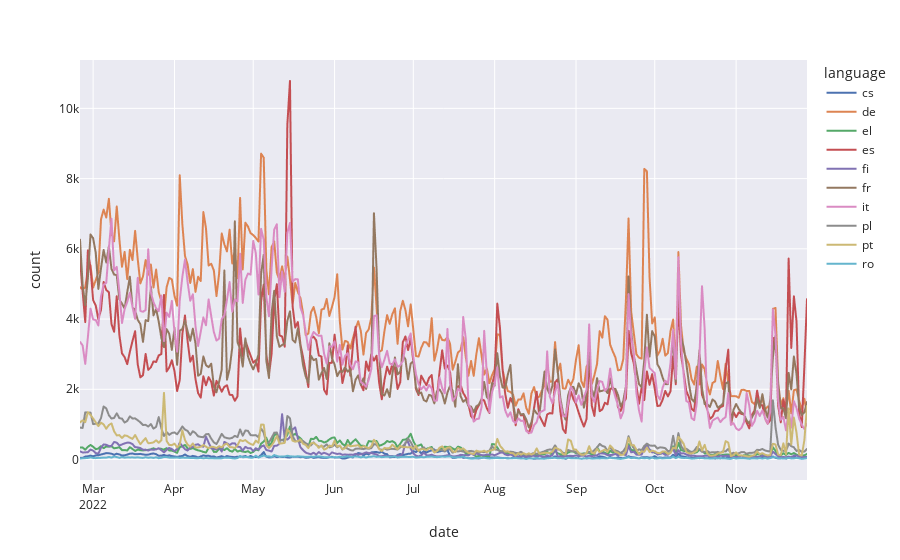

Source (notebook cell):
### Code cell
warnings.filterwarnings('ignore')
df_dailycounts.rename(columns={"tweetcreatedts":"date"}, inplace=True)
fig = go.Figure()
fig = px.line(df_dailycounts, x='date', y=df_dailycounts[["cs", "de", "el", "es", "fi", "fr", "it", "pl", "pt", "ro"]].columns,
              #hover_data={"tweetcreatedts": "|%B %d, %Y"},
              template='seaborn',)
              
fig.update_xaxes(
    dtick="M1",
    tickformat="%b\n%Y")

fig.update_layout(
    yaxis_title="count",
    legend_title="language",
)
              
fig.show()
fig.write_html("./Plots/daily_tweets_per_language.html") # add button to normalize

### Figure 1 — Plotly figure (JSON) as saved in the notebook; plotly's stock layout.template omitted (floating-point values rounded to 4 significant figures; data arrays with more than 128 entries replaced by an {"elided": "..."} marker saying what was removed)
{"data": [{"hovertemplate": "variable=cs<br>date=%{x}<br>value=%{y}<extra></extra>", "legendgroup": "cs", "line": {"color": "rgb(76,114,176)", "dash": "solid"}, "marker": {"symbol": "circle"}, "mode": "lines", "name": "cs", "showlegend": true, "type": "scattergl", "x": {"elided": "277 str values"}, "xaxis": "x", "y": {"elided": "277 int values"}, "yaxis": "y"}, {"hovertemplate": "variable=de<br>date=%{x}<br>value=%{y}<extra></extra>", "legendgroup": "de", "line": {"color": "rgb(221,132,82)", "dash": "solid"}, "marker": {"symbol": "circle"}, "mode": "lines", "name": "de", "showlegend": true, "type": "scattergl", "x": {"elided": "277 str values"}, "xaxis": "x", "y": {"elided": "277 int values"}, "yaxis": "y"}, {"hovertemplate": "variable=el<br>date=%{x}<br>value=%{y}<extra></extra>", "legendgroup": "el", "line": {"color": "rgb(85,168,104)", "dash": "solid"}, "marker": {"symbol": "circle"}, "mode": "lines", "name": "el", "showlegend": true, "type": "scattergl", "x": {"elided": "277 str values"}, "xaxis": "x", "y": {"elided": "277 int values"}, "yaxis": "y"}, {"hovertemplate": "variable=es<br>date=%{x}<br>value=%{y}<extra></extra>", "legendgroup": "es", "line": {"color": "rgb(196,78,82)", "dash": "solid"}, "marker": {"symbol": "circle"}, "mode": "lines", "name": "es", "showlegend": true, "type": "scattergl", "x": {"elided": "277 str values"}, "xaxis": "x", "y": {"elided": "277 int values"}, "yaxis": "y"}, {"hovertemplate": "variable=fi<br>date=%{x}<br>value=%{y}<extra></extra>", "legendgroup": "fi", "line": {"color": "rgb(129,114,179)", "dash": "solid"}, "marker": {"symbol": "circle"}, "mode": "lines", "name": "fi", "showlegend": true, "type": "scattergl", "x": {"elided": "277 str values"}, "xaxis": "x", "y": {"elided": "277 int values"}, "yaxis": "y"}, {"hovertemplate": "variable=fr<br>date=%{x}<br>value=%{y}<extra></extra>", "legendgroup": "fr", "line": {"color": "rgb(147,120,96)", "dash": "solid"}, "marker": {"symbol": "circle"}, "mode": "lines", "name": "fr", "showlegend": true, "type": "scattergl", "x": {"elided": "277 str values"}, "xaxis": "x", "y": {"elided": "277 int values"}, "yaxis": "y"}, {"hovertemplate": "variable=it<br>date=%{x}<br>value=%{y}<extra></extra>", "legendgroup": "it", "line": {"color": "rgb(218,139,195)", "dash": "solid"}, "marker": {"symbol": "circle"}, "mode": "lines", "name": "it", "showlegend": true, "type": "scattergl", "x": {"elided": "277 str values"}, "xaxis": "x", "y": {"elided": "277 int values"}, "yaxis": "y"}, {"hovertemplate": "variable=pl<br>date=%{x}<br>value=%{y}<extra></extra>", "legendgroup": "pl", "line": {"color": "rgb(140,140,140)", "dash": "solid"}, "marker": {"symbol": "circle"}, "mode": "lines", "name": "pl", "showlegend": true, "type": "scattergl", "x": {"elided": "277 str values"}, "xaxis": "x", "y": {"elided": "277 int values"}, "yaxis": "y"}, {"hovertemplate": "variable=pt<br>date=%{x}<br>value=%{y}<extra></extra>", "legendgroup": "pt", "line": {"color": "rgb(204,185,116)", "dash": "solid"}, "marker": {"symbol": "circle"}, "mode": "lines", "name": "pt", "showlegend": true, "type": "scattergl", "x": {"elided": "277 str values"}, "xaxis": "x", "y": {"elided": "277 int values"}, "yaxis": "y"}, {"hovertemplate": "variable=ro<br>date=%{x}<br>value=%{y}<extra></extra>", "legendgroup": "ro", "line": {"color": "rgb(100,181,205)", "dash": "solid"}, "marker": {"symbol": "circle"}, "mode": "lines", "name": "ro", "showlegend": true, "type": "scattergl", "x": {"elided": "277 str values"}, "xaxis": "x", "y": {"elided": "277 int values"}, "yaxis": "y"}], "layout": {"autosize": true, "legend": {"title": {"text": "language"}, "tracegroupgap": 0}, "margin": {"t": 60}, "xaxis": {"anchor": "y", "autorange": true, "domain": [0, 1], "dtick": "M1", "range": ["2022-02-24", "2022-11-28"], "tickformat": "%b\n%Y", "title": {"text": "date"}, "type": "date"}, "yaxis": {"anchor": "x", "autorange": true, "domain": [0, 1], "range": [-584.1, 11380.0], "title": {"text": "count"}, "type": "linear"}}}
